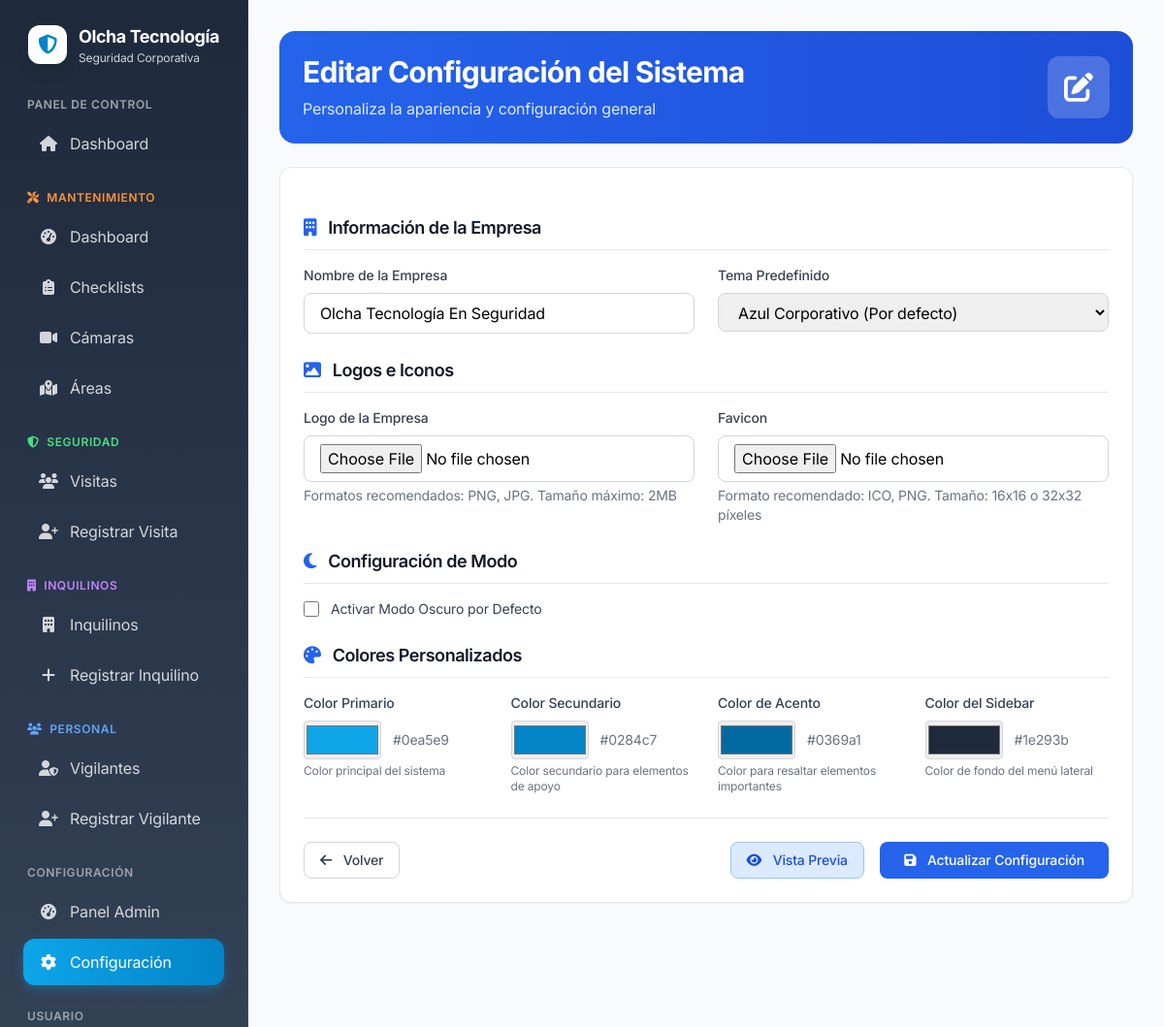
Screenshot of /dashboard/config/1/edit/ (signed in) with the database file from the repository.
### dashboard/models.py (models this page shows, shortened)
class SystemThemeConfiguration(models.Model):
    THEME_CHOICES = [
        ('default', 'Azul Corporativo (Por defecto)'),
        ('green', 'Verde Empresarial'),
        ('purple', 'Púrpura Moderno'),
        ('orange', 'Naranja Energético'),
        ('red', 'Rojo Dinámico'),
        ('indigo', 'Índigo Profesional'),
        ('teal', 'Verde Azulado'),
        ('pink', 'Rosa Creativo'),
    ]
    company_name = models.CharField(
        max_length=200,
        default='Olcha Tecnología En Seguridad',
        verbose_name="Nombre de la Empresa"
    )
    company_logo = models.ImageField(
        upload_to='configuration/logos/',
        blank=True,
        null=True,
        verbose_name="Logo de la Empresa"
    )
    favicon = models.ImageField(
        upload_to='configuration/favicons/',
        blank=True,
        null=True,
        verbose_name="Favicon"
    )
    theme = models.CharField(
        max_length=20,
        choices=THEME_CHOICES,
        default='default',
        verbose_name="Tema del Sistema"
    )
    dark_mode = models.BooleanField(
        default=False,
        verbose_name="Modo Oscuro"
    )
    hex_validator = RegexValidator(
        regex=r'^#[0-9A-Fa-f]{6}$',
        message='Debe ser un color hexadecimal válido (ej: #FF0000)'
    )
    primary_color = models.CharField(
        max_length=7,
        validators=[hex_validator],
        default='#0ea5e9',
        verbose_name="Color Primario"
    )
    secondary_color = models.CharField(
        max_length=7,
        validators=[hex_validator],
        default='#0284c7',
        verbose_name="Color Secundario"
    )
    accent_color = models.CharField(
        max_length=7,
        validators=[hex_validator],
        default='#0369a1',
        verbose_name="Color de Acento"
    )
    sidebar_color = models.CharField(
        max_length=7,
        validators=[hex_validator],
        default='#1e293b',
        verbose_name="Color del Sidebar"
    )
    created_by = models.ForeignKey(
        User,
        on_delete=models.CASCADE,
        verbose_name="Creado por"
    )
    created_at = models.DateTimeField(auto_now_add=True, verbose_name="Fecha de Creación")
    updated_at = models.DateTimeField(auto_now=True, verbose_name="Última Actualización")
    is_active = models.BooleanField(default=True, verbose_name="Activo")
    class Meta:
        verbose_name = "Configuración de Tema del Sistema"
        verbose_name_plural = "Configuraciones de Tema del Sistema"
        ordering = ['-created_at']
    @classmethod
    def get_active_config(cls):
        config = cls.objects.filter(is_active=True).first()
        return config
    def get_theme_colors(self):
        theme_colors = {
            'default': {
                'primary': '#0ea5e9',
                'secondary': '#0284c7',
                'accent': '#0369a1',
                'sidebar': '#1e293b'
            },
            'green': {
                'primary': '#10b981',
                'secondary': '#059669',
                'accent': '#047857',
                'sidebar': '#064e3b'
            },
            'purple': {
                'primary': '#8b5cf6',
                'secondary': '#7c3aed',
                'accent': '#6d28d9',
                'sidebar': '#581c87'
            },
            'orange': {
                'primary': '#f97316',
                'secondary': '#ea580c',
                'accent': '#c2410c',
                'sidebar': '#9a3412'
            },
            'red': {
                'primary': '#ef4444',
                'secondary': '#dc2626',
                'accent': '#b91c1c',
                'sidebar': '#991b1b'
            },
            'indigo': {
                'primary': '#6366f1',
                'secondary': '#4f46e5',
                'accent': '#4338ca',
                'sidebar': '#312e81'
            },
            'teal': {
                'primary': '#14b8a6',
                'secondary': '#0d9488',
                'accent': '#0f766e',
                'sidebar': '#134e4a'
            },
            'pink': {
                'primary': '#ec4899',
                'secondary': '#db2777',
                'accent': '#be185d',
                'sidebar': '#9d174d'
            }
        }
        return theme_colors.get(self.theme, theme_colors['default'])

### dashboard/config_views.py (the view, shortened to what this page needs)
# urls.py: path('config/<int:pk>/edit/', config_views.UpdateSystemConfigurationView.as_view(), name='edit_system_configuration'),
class UpdateSystemConfigurationView(LoginRequiredMixin, UserPassesTestMixin, UpdateView):
    model = SystemThemeConfiguration
    form_class = SystemThemeConfigurationForm
    template_name = 'dashboard/system_configuration_form.html'
    success_url = reverse_lazy('dashboard:system_configuration')
    def test_func(self):
        return is_admin_or_superuser(self.request.user)

### dashboard/config_views.py (called while the page is built)
def is_admin_or_superuser(user):
    return user.is_superuser or user.is_staff

### maintenance/templatetags/user_tags.py (called while the page is built)
@register.filter
def is_admin_or_superuser(user):
    if not user.is_authenticated:
        return False
    return user.is_superuser or not user.groups.exists()

### templates/dashboard/system_configuration_form.html (shortened to what this page needs)
{% extends 'base.html' %}
{% block content %}
<div class="space-y-6">
    <div class="bg-gradient-to-r from-blue-600 to-blue-700 rounded-2xl p-6 text-white">
        <div class="flex items-center justify-between">
            <div>
                <h1 class="text-3xl font-bold mb-2">
                    {% if form.instance.pk %}
                        Editar Configuración del Sistema
                    {% else %}
                        Nueva Configuración del Sistema
                    {% endif %}
                </h1>
                <p class="text-blue-100">Personaliza la apariencia y configuración general</p>
            </div>
            <div class="w-16 h-16 bg-white/20 rounded-xl flex items-center justify-center">
                <i class="fas fa-{{ form.instance.pk|yesno:'edit,plus' }} text-3xl"></i>
            </div>
        </div>
    </div>
    <div class="bg-white rounded-xl shadow-sm border border-gray-200">
        <form method="post" enctype="multipart/form-data" class="space-y-6 p-6">
            <div>
                <h3 class="text-lg font-semibold text-gray-900 mb-4 border-b border-gray-200 pb-2">
                    <i class="fas fa-building mr-2 text-blue-600"></i>
                    Información de la Empresa
                </h3>
                <div class="grid grid-cols-1 md:grid-cols-2 gap-6">
                    <div>
                        <label for="{{ form.company_name.id_for_label }}" class="block text-sm font-medium text-gray-700 mb-2">
                            {{ form.company_name.label }}
                        </label>
                        {{ form.company_name }}
                    </div>
                    <div>
                        <label for="{{ form.theme.id_for_label }}" class="block text-sm font-medium text-gray-700 mb-2">
                            {{ form.theme.label }}
                        </label>
                        {{ form.theme }}
                    </div>
                </div>
            </div>
            <div>
                <h3 class="text-lg font-semibold text-gray-900 mb-4 border-b border-gray-200 pb-2">
                    <i class="fas fa-image mr-2 text-blue-600"></i>
                    Logos e Iconos
                </h3>
                <div class="grid grid-cols-1 md:grid-cols-2 gap-6">
                    <div>
                        <label for="{{ form.company_logo.id_for_label }}" class="block text-sm font-medium text-gray-700 mb-2">
                            {{ form.company_logo.label }}
                        </label>
                        {{ form.company_logo }}
                        {% if form.company_logo.help_text %}
                            <p class="mt-1 text-sm text-gray-500">{{ form.company_logo.help_text }}</p>
                        {% endif %}
                    </div>
                    <div>
                        <label for="{{ form.favicon.id_for_label }}" class="block text-sm font-medium text-gray-700 mb-2">
                            {{ form.favicon.label }}
                        </label>
                        {{ form.favicon }}
                        {% if form.favicon.help_text %}
                            <p class="mt-1 text-sm text-gray-500">{{ form.favicon.help_text }}</p>
                        {% endif %}
                    </div>
                </div>
            </div>
            <div>
                <h3 class="text-lg font-semibold text-gray-900 mb-4 border-b border-gray-200 pb-2">
                    <i class="fas fa-moon mr-2 text-blue-600"></i>
                    Configuración de Modo
                </h3>
                <div class="flex items-center">
                    {{ form.dark_mode }}
                    <label for="{{ form.dark_mode.id_for_label }}" class="ml-3 text-sm text-gray-700">
                        {{ form.dark_mode.label }}
                    </label>
                </div>
            </div>
            <div>
                <h3 class="text-lg font-semibold text-gray-900 mb-4 border-b border-gray-200 pb-2">
                    <i class="fas fa-palette mr-2 text-blue-600"></i>
                    Colores Personalizados
                </h3>
                <div class="grid grid-cols-2 md:grid-cols-4 gap-6">
                    <div>
                        <label for="{{ form.primary_color.id_for_label }}" class="block text-sm font-medium text-gray-700 mb-2">
                            {{ form.primary_color.label }}
                        </label>
                        <div class="flex items-center space-x-3">
                            {{ form.primary_color }}
                            <span class="text-sm text-gray-500">{{ form.primary_color.value|default:"#0ea5e9" }}</span>
                        </div>
                        {% if form.primary_color.help_text %}
                            <p class="mt-1 text-xs text-gray-500">{{ form.primary_color.help_text }}</p>
                        {% endif %}
                    </div>
                    <div>
                        <label for="{{ form.secondary_color.id_for_label }}" class="block text-sm font-medium text-gray-700 mb-2">
                            {{ form.secondary_color.label }}
                        </label>
                        <div class="flex items-center space-x-3">
                            {{ form.secondary_color }}
                            <span class="text-sm text-gray-500">{{ form.secondary_color.value|default:"#0284c7" }}</span>
                        </div>
                        {% if form.secondary_color.help_text %}
                            <p class="mt-1 text-xs text-gray-500">{{ form.secondary_color.help_text }}</p>
                        {% endif %}
                    </div>
                    <div>
                        <label for="{{ form.accent_color.id_for_label }}" class="block text-sm font-medium text-gray-700 mb-2">
                            {{ form.accent_color.label }}
                        </label>
                        <div class="flex items-center space-x-3">
                            {{ form.accent_color }}
                            <span class="text-sm text-gray-500">{{ form.accent_color.value|default:"#0369a1" }}</span>
                        </div>
                        {% if form.accent_color.help_text %}
                            <p class="mt-1 text-xs text-gray-500">{{ form.accent_color.help_text }}</p>
                        {% endif %}
                    </div>
                    <div>
                        <label for="{{ form.sidebar_color.id_for_label }}" class="block text-sm font-medium text-gray-700 mb-2">
                            {{ form.sidebar_color.label }}
                        </label>
                        <div class="flex items-center space-x-3">
                            {{ form.sidebar_color }}
                            <span class="text-sm text-gray-500">{{ form.sidebar_color.value|default:"#1e293b" }}</span>
                        </div>
                        {% if form.sidebar_color.help_text %}
                            <p class="mt-1 text-xs text-gray-500">{{ form.sidebar_color.help_text }}</p>
                        {% endif %}
                    </div>
                </div>
            </div>
            <div class="flex justify-between pt-6 border-t border-gray-200">
                <a href="{% url 'dashboard:system_configuration' %}"
                   class="px-4 py-2 text-sm font-medium text-gray-700 bg-white border border-gray-300 rounded-lg hover:bg-gray-50 focus:outline-none focus:ring-2 focus:ring-offset-2 focus:ring-blue-500">
                    <i class="fas fa-arrow-left mr-2"></i>
                    Volver
                </a>
                <div class="space-x-3">
                    <button type="button" onclick="previewChanges()"
                            class="px-4 py-2 text-sm font-medium text-blue-700 bg-blue-100 border border-blue-300 rounded-lg hover:bg-blue-200 focus:outline-none focus:ring-2 focus:ring-offset-2 focus:ring-blue-500">
                        <i class="fas fa-eye mr-2"></i>
                        Vista Previa
                    </button>
                    <button type="submit"
                            class="px-6 py-2 text-sm font-medium text-white bg-blue-600 border border-transparent rounded-lg hover:bg-blue-700 focus:outline-none focus:ring-2 focus:ring-offset-2 focus:ring-blue-500">
                        <i class="fas fa-save mr-2"></i>
                        {% if form.instance.pk %}Actualizar{% else %}Crear{% endif %} Configuración
                    </button>
                </div>
            </div>
        </form>
    </div>
</div>
{% endblock %}

### static/css/mobile.css (style rules this page uses)
:root { --primary-color: #0ea5e9; --primary-dark: #0284c7; --success-color: #10b981; --error-color: #ef4444; --warning-color: #f59e0b; --background-color: #f8fafc; --card-background: #ffffff; --text-primary: #1f2937; --text-secondary: #6b7280; --border-color: rgba(0, 0, 0, 0.1); --shadow-light: 0 1px 3px rgba(0, 0, 0, 0.1); --shadow-medium: 0 4px 12px rgba(0, 0, 0, 0.15); --border-radius: 16px; --border-radius-small: 8px; }

### templates/base.html (style rules this page uses)
* { font-family: 'Inter', 'Roboto', system-ui, -apple-system, BlinkMacSystemFont, sans-serif; -webkit-font-smoothing: antialiased; -moz-osx-font-smoothing: grayscale; text-rendering: optimizeLegibility; -webkit-tap-highlight-color: transparent; }
body { font-feature-settings: "cv01", "cv03", "cv04", "cv11"; letter-spacing: -0.01em; overflow-x: hidden; }
h1, h2, h3, h4, h5, h6 { font-family: 'Inter', system-ui, -apple-system, sans-serif; font-weight: 600; line-height: 1.2; letter-spacing: -0.025em; }
html { scroll-behavior: smooth; }

### rows the page displays
SystemThemeConfiguration: company_name "Olcha Tecnología En Seguridad", theme "Azul Corporativo (Por defecto)", primary_color "#0ea5e9", primary_color.value "#0ea5e9", secondary_color "#0284c7", secondary_color.value "#0284c7", accent_color "#0369a1", accent_color.value "#0369a1", sidebar_color "#1e293b", sidebar_color.value "#1e293b"
